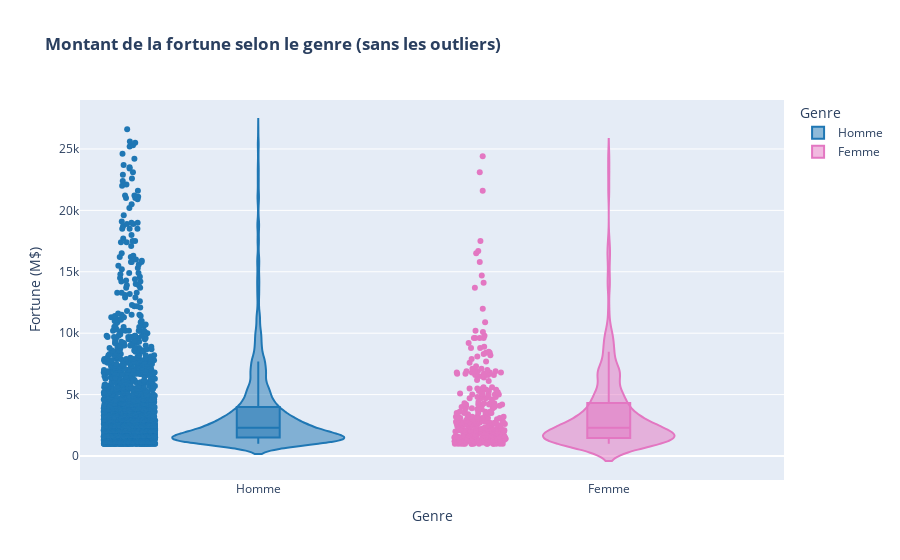

The code cell stored with this chart in its notebook:
### Markdown cell above
**Les plus jeunes milliardaires ont une proportion plus élevée d'héritiers comparé aux tranches d'âge plus élevées.** \
Les 50-59 représentent la tranche la plus "self-made".

### Code cell
# Répartition de la fortune selon le genre (filtrage pour ne pas écraser les graphes : 98% des moins fortunés)

seuil = df_viz["Fortune (M$)"].quantile(0.98)
df_viz_98pct = df_viz[df_viz["Fortune (M$)"] <= seuil]

fig_violin = px.violin(
    df_viz_98pct, y="Fortune (M$)", 
    x="Genre", 
    color="Genre",
    title="<b>Montant de la fortune selon le genre (sans les outliers)<b>", 
    color_discrete_map={"Homme": "#1f77b4", "Femme": "#e377c2"}, 
    box=True, points="all"
)
fig_violin.show()

### Figure 1 — Plotly figure (JSON) as saved in the notebook; plotly's stock layout.template omitted (floating-point values rounded to 4 significant figures; data arrays with more than 128 entries replaced by an {"elided": "..."} marker saying what was removed)
{"data": [{"alignmentgroup": "True", "box": {"visible": true}, "hovertemplate": "Genre=%{x}<br>Fortune (M$)=%{y}<extra></extra>", "legendgroup": "Homme", "marker": {"color": "#1f77b4"}, "name": "Homme", "offsetgroup": "Homme", "orientation": "v", "points": "all", "scalegroup": "True", "showlegend": true, "type": "violin", "x": {"elided": "2258 str values"}, "x0": " ", "xaxis": "x", "y": {"elided": "2258 int values"}, "y0": " ", "yaxis": "y"}, {"alignmentgroup": "True", "box": {"visible": true}, "hovertemplate": "Genre=%{x}<br>Fortune (M$)=%{y}<extra></extra>", "legendgroup": "Femme", "marker": {"color": "#e377c2"}, "name": "Femme", "offsetgroup": "Femme", "orientation": "v", "points": "all", "scalegroup": "True", "showlegend": true, "type": "violin", "x": {"elided": "329 str values"}, "x0": " ", "xaxis": "x", "y": {"elided": "329 int values"}, "y0": " ", "yaxis": "y"}], "layout": {"legend": {"title": {"text": "Genre"}, "tracegroupgap": 0}, "title": {"text": "<b>Montant de la fortune selon le genre (sans les outliers)<b>"}, "violinmode": "overlay", "xaxis": {"anchor": "y", "categoryarray": ["Homme", "Femme"], "categoryorder": "array", "domain": [0, 1], "title": {"text": "Genre"}}, "yaxis": {"anchor": "x", "domain": [0, 1], "title": {"text": "Fortune (M$)"}}}}
